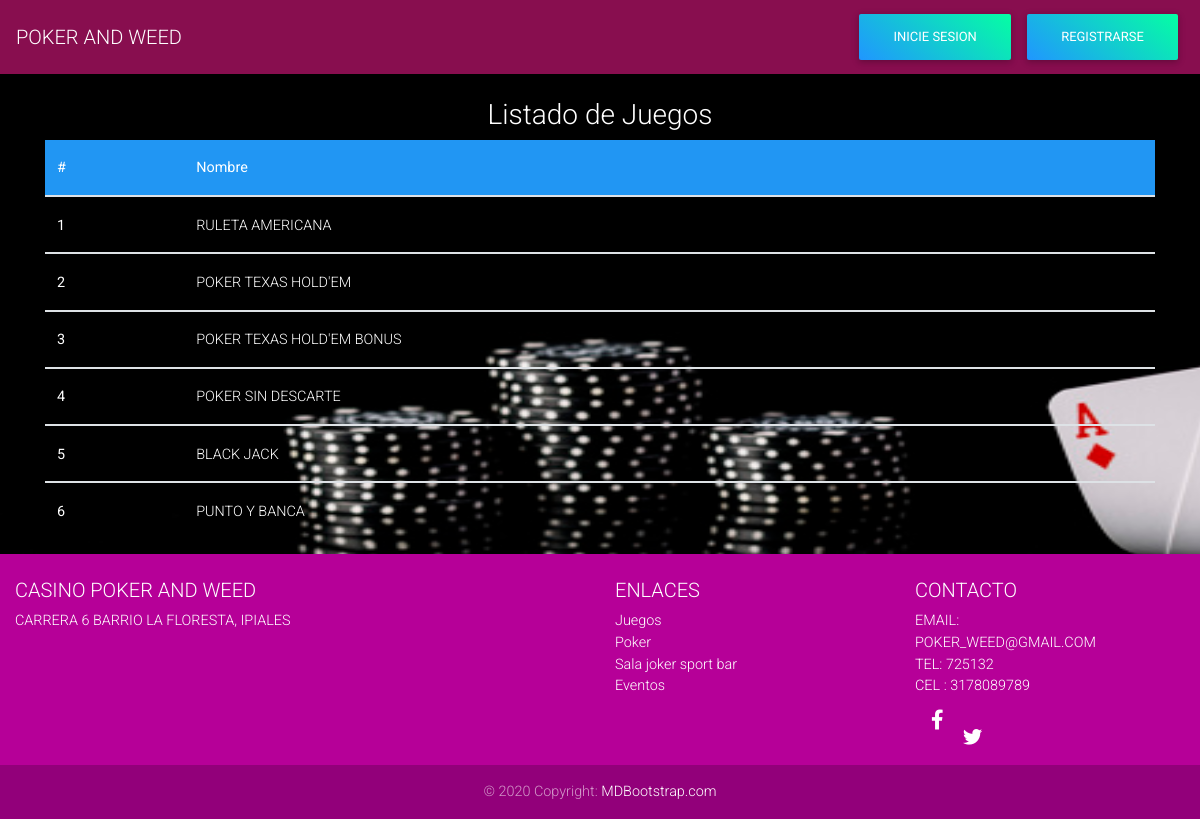
The page /juegoscli.php on the database its author committed.
### tables this page shows
CREATE TABLE `juego` (
  `id_juego` varchar(10) NOT NULL,
  `nombre_juego` varchar(50) NOT NULL
);

### juegoscli.php (the view, shortened to what this page needs)
<?php
    include 'encabezado.php';
    include 'conexion.php';
    echo('
        <div align="center" class="container">
        <br>
            <h3 style="color:white"> Listado de Juegos </h3>
    ');
    $sql = "SELECT * FROM juego";
    $i = 0;
    if ($resultado = $conexion->query($sql)) {
        echo('
            <table style="color:white;" class="table">
                <thead class="blue white-text">
                    <tr>
                        <th scope="col">#</th>
                        <th scope="col">Nombre</th>
                    </tr>
                </thead>
        ');
        while($row = $resultado->fetch_array()){
            $i = $i + 1;
            $marca = $row['nombre_juego'];
            echo('
                <tbody>
                    <tr>
                        <th scope="row">'.$i.'</th>
                        <td>'.$marca.'</td>
                    </tr>
            ');
        }
        echo('
                </tbody>
            </table>
        </div>
        ');
    }
    include 'pie.php'
?>

### css/style.css (style rules this page uses)
html, header, .view { height: 100%; }
body { height: 100%; background-image: url("../img/fondo_registrar1.jpg"); background-size: 1710px 786px; }

### rows shown on the page
juego: nombre_juego "RULETA AMERICANA"
juego: nombre_juego "POKER TEXAS HOLD'EM"
juego: nombre_juego "POKER TEXAS HOLD'EM BONUS"
juego: nombre_juego "POKER SIN DESCARTE"
juego: nombre_juego "BLACK JACK"
juego: nombre_juego "PUNTO Y BANCA"
